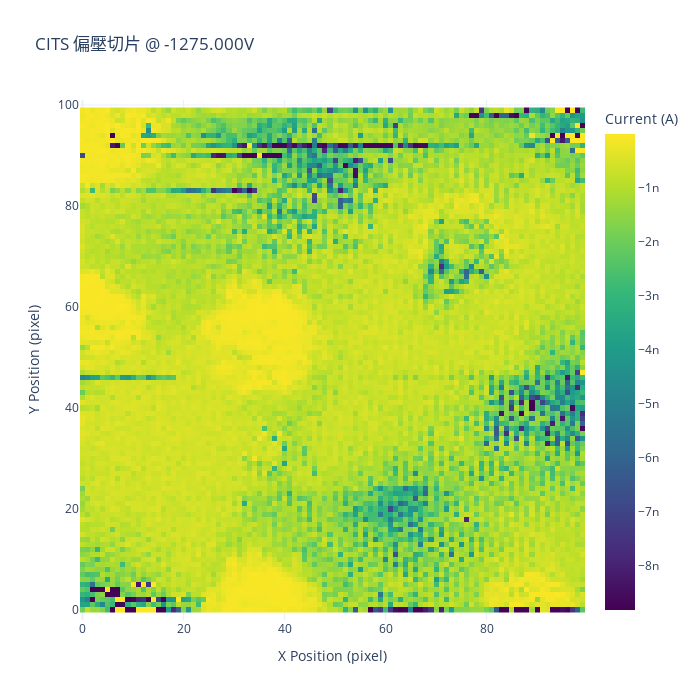

The notebook cell this image was saved under:
### Code cell
# 繪製偏壓切片 / Plot bias slice
print("🎨 繪製 CITS 偏壓切片...")
try:
    fig_bias_slice = SpectroscopyPlotting.plot_cits_bias_slice(
        data_3d=cits_data_dict['data_3d'],
        bias_values=cits_data_dict['bias_values'],
        bias_index=BIAS_INDEX,
        title=f"CITS 偏壓切片 @ {bias_slice_info['bias_value']:.3f}V",
        colorscale='Viridis',
        width=700,
        height=700
    )
    
    fig_bias_slice.show()
    print("✅ 偏壓切片繪製完成")
    
except Exception as e:
    print(f"❌ 偏壓切片繪製失敗: {e}")
    raise

### Figure 1 — Plotly figure (JSON) as saved in the notebook; plotly's stock layout.template omitted (floating-point values rounded to 4 significant figures; data arrays with more than 128 entries replaced by an {"elided": "..."} marker saying what was removed)
{"data": [{"colorbar": {"title": {"text": "Current (A)"}}, "colorscale": [[0, "#440154"], [0.1111, "#482878"], [0.2222, "#3e4989"], [0.3333, "#31688e"], [0.4444, "#26828e"], [0.5556, "#1f9e89"], [0.6667, "#35b779"], [0.7778, "#6ece58"], [0.8889, "#b5de2b"], [1, "#fde725"]], "hovertemplate": "X: %{x}<br>Y: %{y}<br>Current: %{z:.2e} A<extra></extra>", "showscale": true, "type": "heatmap", "z": {"elided": "100x100 float values"}}], "layout": {"height": 700, "title": {"text": "CITS 偏壓切片 @ -1275.000V"}, "width": 700, "xaxis": {"title": {"text": "X Position (pixel)"}}, "yaxis": {"scaleanchor": "x", "scaleratio": 1, "title": {"text": "Y Position (pixel)"}}}}
